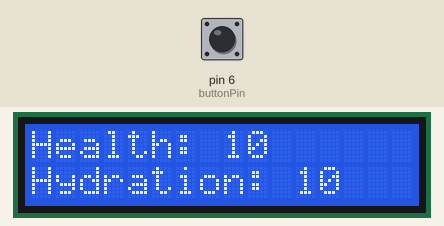
This sketch was run on a simulated Arduino Uno, built with avr-gcc and run on an emulated ATmega328P. Parts: 16×2 character LCD. The inputs (shaded band) are chosen by the test bench; at power-on: pin 6 (buttonPin) HIGH. What the sketch prints to the serial monitor is not drawn.

Above: at 1.2 s.
1.3 s: pin 6 (buttonPin) pulled LOW for 0.15 s
At 2.0 s:
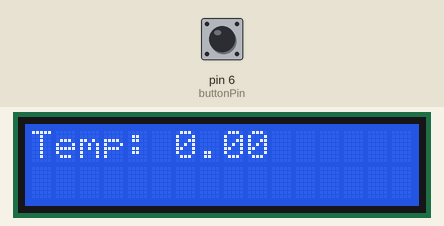
2.9 s: pin 6 (buttonPin) pulled LOW for 1 s
At 3.2 s:
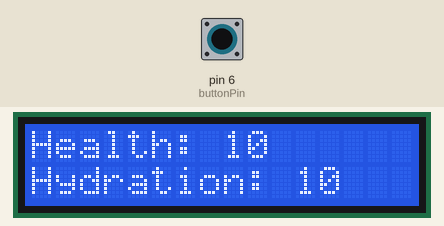
5.4 s: pin 6 (buttonPin) pulled LOW for 3.2 s
At 6.6 s:
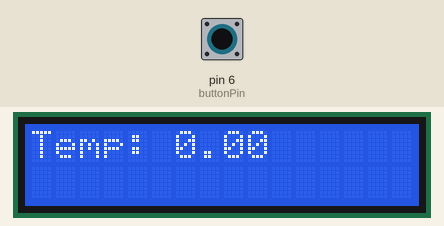
Timing chart, 0 to 8.4 s (numbered marks = the images above; inputs shaded):
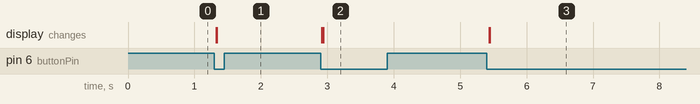

Measured:
- after the input at 1.3 s, the display: first changes at once (image 1 shows a later state)
- after the input at 2.9 s, the display: first changes at once (image 2 shows a later state)
- after the input at 5.4 s, the display: first changes at once (image 3 shows a later state)

The sketch:

LCD_Main.ino
```cpp
#include <DHT.h>
#include <DHT_U.h>

#include <arduino-timer.h>

/*
    LCD_I2C - Arduino library to control a 16x2 LCD via an I2C adapter based on PCF8574
    Copyright(C) 2020 Blackhack <davidaristi.0504@gmail.com>
    This program is free software : you can redistribute it and /or modify
    it under the terms of the GNU General Public License as published by
    the Free Software Foundation, either version 3 of the License, or
    (at your option) any later version.
    This program is distributed in the hope that it will be useful,
    but WITHOUT ANY WARRANTY; without even the implied warranty of
    MERCHANTABILITY or FITNESS FOR A PARTICULAR PURPOSE.See the
    GNU General Public License for more details.
    You should have received a copy of the GNU General Public License
    along with this program.If not, see < https://www.gnu.org/licenses/>.
*/

#include <LCD_I2C.h>


LCD_I2C lcd(0x27, 16, 2); // Default address of most PCF8574 modules, change according

int sensorPin = 2;
DHT dht(sensorPin, DHT11);

int buttonPin = 6;
int curButtonState = 0;
int lastButtonState = 0;

int screenPos = 0;

float sensorVal = 0;
float voltz = 0;
float temp = 0;

auto timerTemp = timer_create_default();

void check_temp(){
  //sensorVal = analogRead(sensorPin);
  sensorVal = dht.readTemperature();
  Serial.println(sensorVal);
}

void setup()
{
  Serial.begin(9600);
  lcd.begin(); // If you are using more I2C devices using the Wire library use lcd.begin(false)
                // this stop the library(LCD_I2C) from calling Wire.begin()
  lcd.backlight();
  pinMode(buttonPin, INPUT);
  curButtonState = digitalRead(buttonPin);
  timerTemp.every(2000, check_temp);

  dht.begin();
}

void loop()
{
  //temp = sensorVal * 0.48828125;
  String s = "Temp: ";
  s.concat(sensorVal);

  lastButtonState    = curButtonState;      // save the last state
  curButtonState = digitalRead(buttonPin); // read new state

  //lcd.print("     Hello"); // You can make spaces using well... spaces
  if(screenPos == 0){
    lcd.setCursor(0, 0); // Or setting the cursor in the desired position.
    lcd.print("Health: 10");
    lcd.setCursor(0, 1);
    lcd.print("Hydration: 10");
  }else{
    lcd.setCursor(0,0);
    Serial.println(sensorVal);
    lcd.print(s);
  }
  if(lastButtonState == HIGH && curButtonState == LOW) {
  Serial.println("The button is pressed");

  if(screenPos == 0){
    screenPos = 1;
  }
  else{
    screenPos = 0;
  }

    lcd.clear();
  }
}
```
